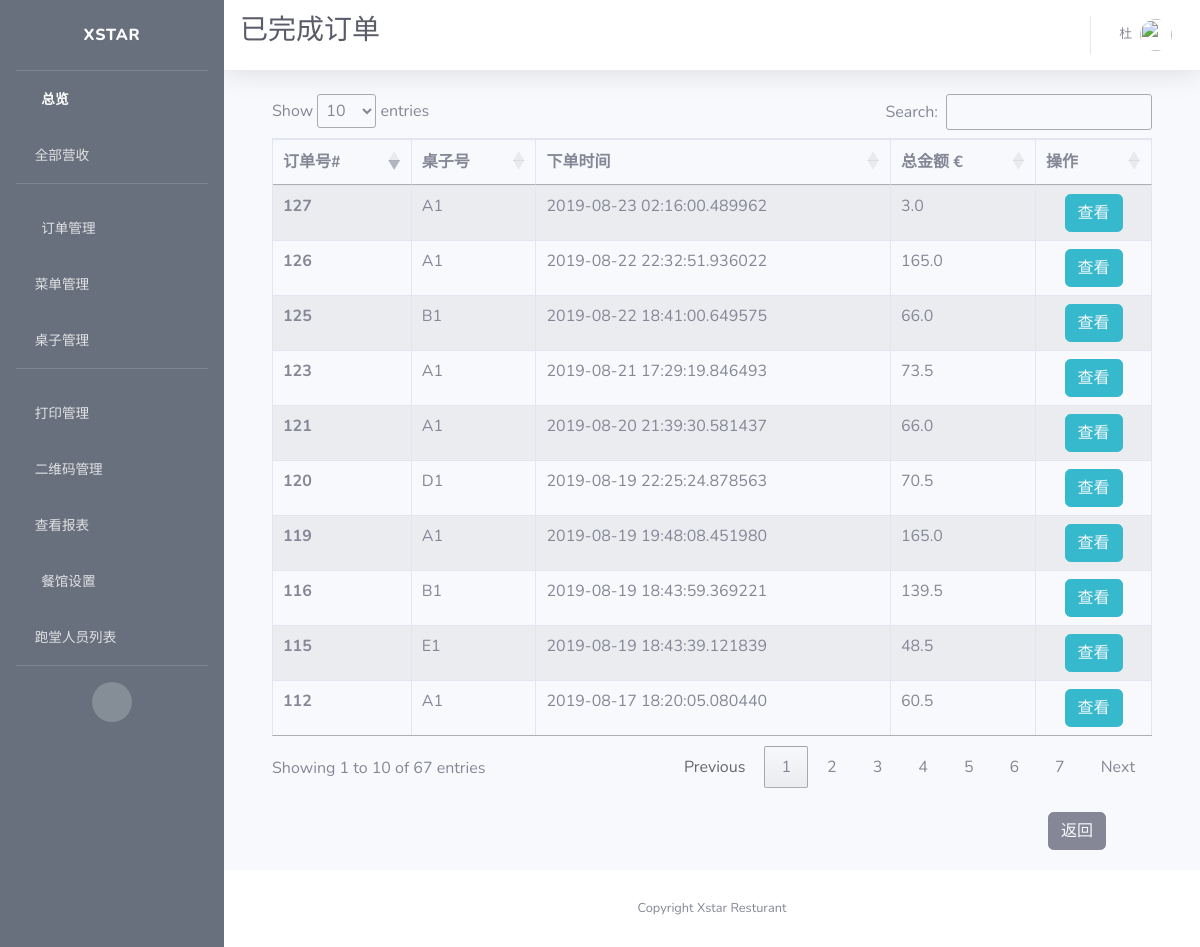
The app's page /admin/view/paid/alacarte/orders (signed in), older data.
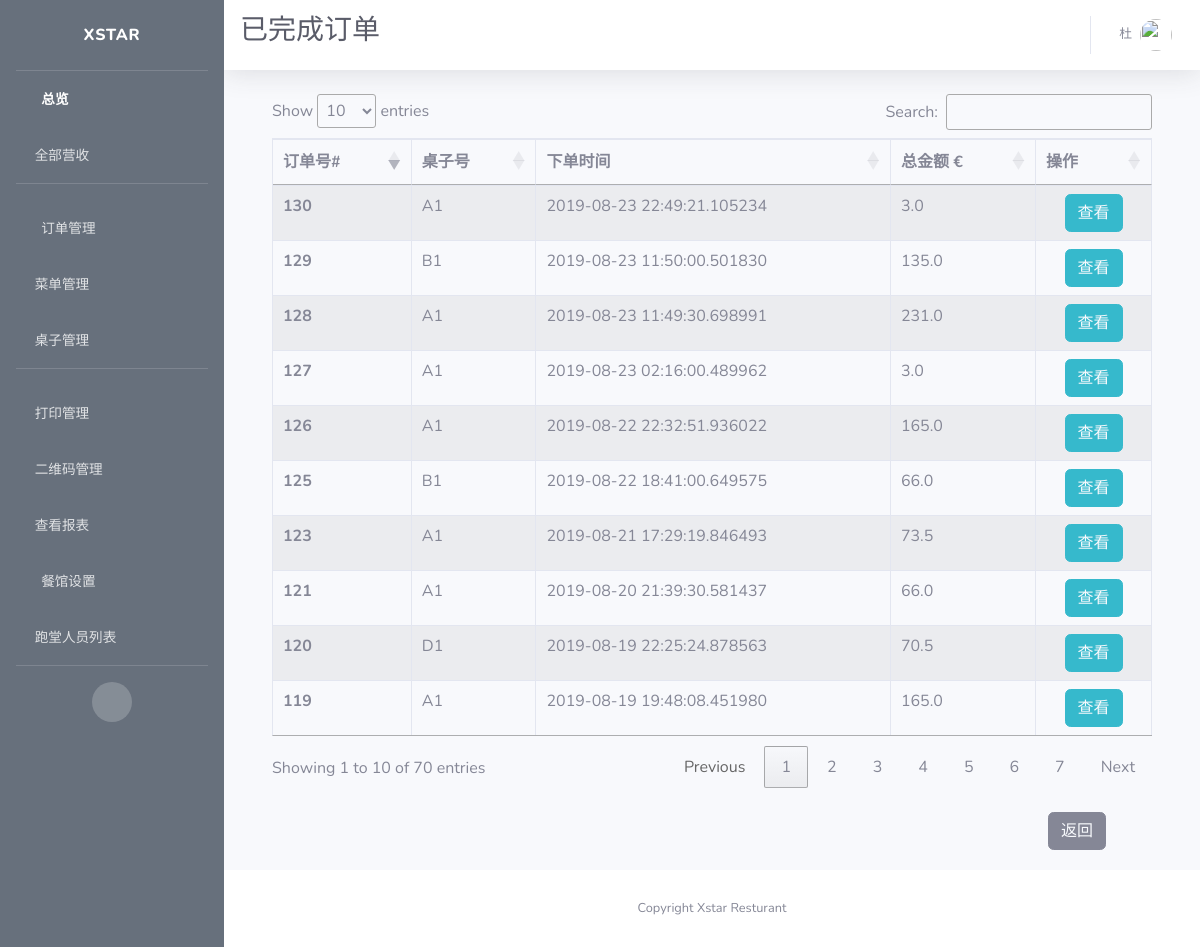
The same page, newer data.
### app/models.py (models this page shows)
class Order(db.Model):
    id = db.Column(db.Integer, primary_key=True, unique=True, index=True)
    totalPrice = db.Column(db.Float, unique=False)
    orderNumber = db.Column(db.String(200), unique=True)
    timeCreated = db.Column(db.DateTime, default=datetime.utcnow)
    isPaid = db.Column(db.Boolean, default=False)
    isReady = db.Column(db.Boolean, default=False)
    isPickedUp = db.Column(db.Boolean, default=False)
    items = db.Column(db.String(300))
    pay_via = db.Column(db.String(100))
    type = db.Column(db.String(100))
    container = db.Column(db.String(300))

### app/routes.py (the view)
@app.route('/admin/view/paid/alacarte/orders')
@login_required
def admin_view_paid_alacarte_orders():
    orders = db.session.query(Order).filter(
        Order.type == "In",
        Order.isPaid == True).all()
    cur_orders = orders
    items = {order.id: json.loads(order.items) for order in cur_orders}
    containers = {order.id: json.loads(order.container) for order in cur_orders}
    context = dict(open_orders=cur_orders,
                   items=items,
                   containers=containers,
                   title=u"已完成订单",
                   referrer=request.headers.get('Referer'),
                   company_name=company_info.get('company_name'))
    return render_template("admin_view_paid_alacarte_orders.html", **context)

### app/models.py (called while the page is built)
@login.user_loader
def load_user(id):
    return User.query.get(int(id))

### app/templates/admin_view_paid_alacarte_orders.html (shortened to what this page needs)
{% extends 'base.html' %}
{% block css %}
<link rel="stylesheet" type="text/css" href="https://cdn.datatables.net/1.10.19/css/jquery.dataTables.css">
<link rel="stylesheet" type="text/css" href="https://cdnjs.cloudflare.com/ajax/libs/twitter-bootstrap/4.1.3/css/bootstrap.css">
<link rel="stylesheet" type="text/css" href="https://cdn.datatables.net/1.10.19/css/dataTables.bootstrap4.min.css">
{% endblock %}
{% block title %}
<h1 class="h3 mb-2 text-gray-800">{{title}}</h1>
{% endblock %}
{% block content %}
<div class="container">
  <div class="row">
    <div class="col-sm-12">
      <table id="example" class="table table-striped table-bordered">
        <thead>
          <tr>
            <th scope="col">订单号#</th>
            <th scope="col">桌子号</th>
            <th scope="col">下单时间</th>
            <th scope="col">总金额 €</th>
            <th scope="col">操作</th>
          </tr>
        </thead>
        <tbody>
          {% for order in open_orders %}
          <tr>
            <th scope="row">{{order.id}}</th>
            <td>{{ containers.get(order.id).get('table_name') }}</td>
            <td>{{ order.timeCreated }}</td>
            <td>{{ order.totalPrice }}</td>
            <td style="text-align:center">
              <span>
                <button type="button" class="btn btn-info">
                  <a href={{ url_for('admin_alacarte_order_edit', order_id=order.id) }} style="color: rgb(247, 249, 252)">
                    查看
                  </a>
                </button>
              </span>
            </td>
          </tr>
          {% endfor %}
        </tbody>
      </table>
    </div>
  </div>
</div>
<br>
<button type="button" class="btn btn-secondary" id="back">
  <a style="color: rgb(247, 249, 252)" href={{ referrer }} >
    返回
  </a>
</button>
{% endblock %}

Row changes from the older to the newer data that the page shows:
no longer on this page (row unchanged): Order: id "112", get "A1", timeCreated "2019-08-17 18:20:05.080440", totalPrice "60.5"
no longer on this page (row unchanged): Order: id "115", get "E1", timeCreated "2019-08-19 18:43:39.121839", totalPrice "48.5"
no longer on this page (row unchanged): Order: id "116", get "B1", timeCreated "2019-08-19 18:43:59.369221", totalPrice "139.5"
added Order: id "128", get "A1", timeCreated "2019-08-23 11:49:30.698991", totalPrice "231.0"
added Order: id "129", get "B1", timeCreated "2019-08-23 11:50:00.501830", totalPrice "135.0"
added Order: id "130", get "A1", timeCreated "2019-08-23 22:49:21.105234", totalPrice "3.0"
Text that changed along with them:
text written by a page script: "Show entries Search: Showing 1 to 10 of 67 entries Previous 1 2 3 4 5 6 7 Next" → "Show entries Search: Showing 1 to 10 of 70 entries Previous 1 2 3 4 5 6 7 Next"
